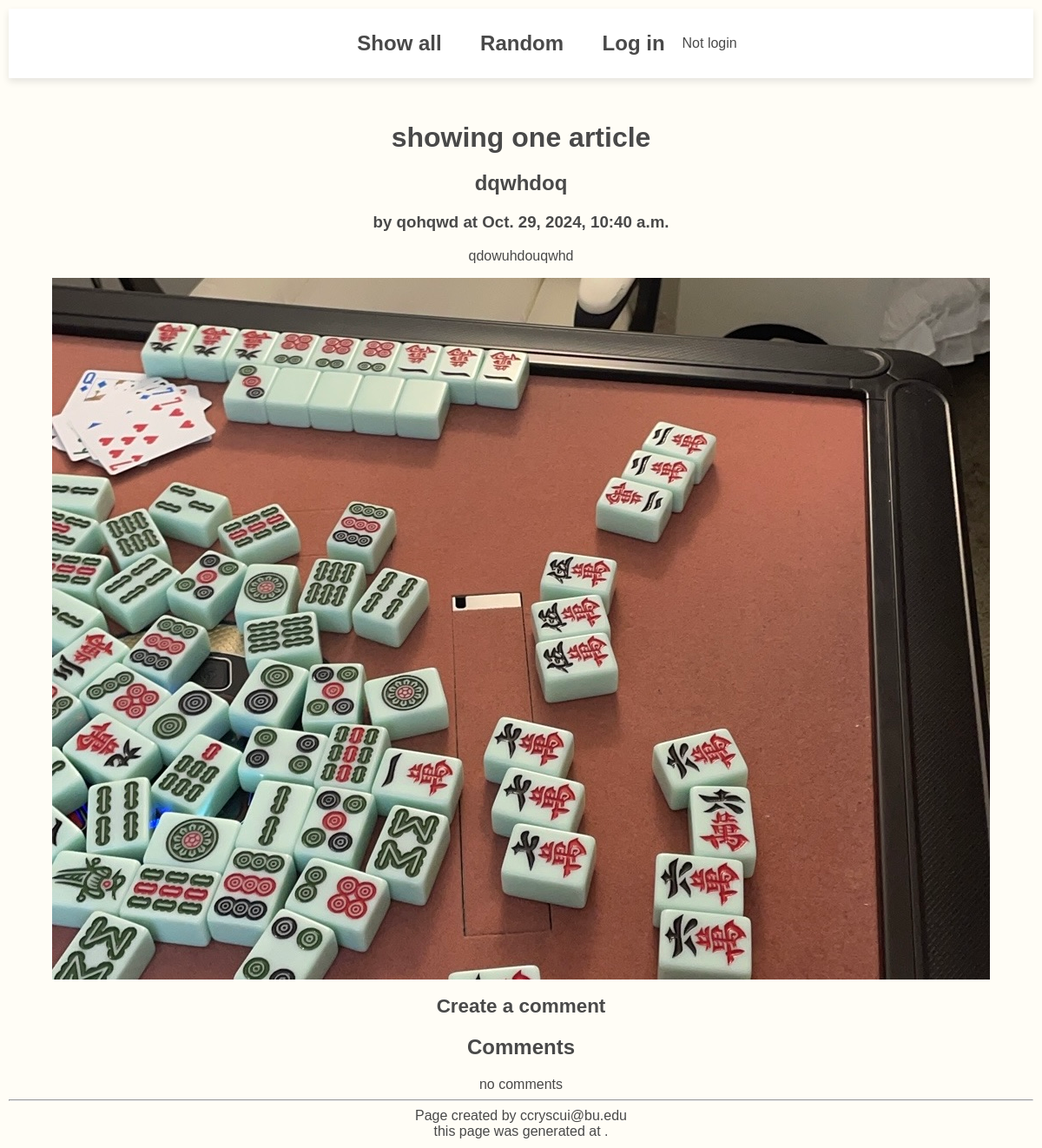
The page /blog/article/7 on the database its author committed.
### blog/models.py (models this page shows, shortened)
class Article(models.Model):
    user = models.ForeignKey(User, on_delete=models.CASCADE)
    title = models.TextField(blank=False)
    author = models.TextField(blank=False)
    text = models.TextField(blank=False)
    published = models.DateTimeField(auto_now=True)
    image_file = models.ImageField(blank=True) # an actual image
    def get_comments(self):
        comments = Comment.objects.filter(article=self)
        return comments

### blog/views.py (the view)
# urls.py: path(r'article/<int:pk>', views.ArticleView.as_view(), name="article"),
class ArticleView(DetailView):
    model = Article
    template_name = "blog/article.html"
    context_object_name = "article" #note the singular name

### blog/templates/blog/article.html
 {% extends 'blog/base.html' %}
 {% block content %}
 <h1>showing one article</h1>
  <div>
    <article>
      <div>
          <h2>{{article.title}}</h2>
          <h3>by {{article.author}} at {{article.published}}</h3>
          <p>
              {{article.text}}
          </p>
          <img src="{{article.image_file.url}}" alt="img">
          <h3><a href="{% url 'create_comment' article.pk %}">Create a comment</a></h3>
      </div>
    </article>
    <div>
      <h2>Comments</h2>
      {% if article.get_comments %}
      {% for c in article.get_comments %}
      <div>
        <h3>by {{c.author}} and {{c.published}}</h3>
        <p>{{c.text}}</p>
        <a href="{% url 'delete_comment' c.pk %}">delete</a>
      </div>
      {% endfor %}
      {% else %}
      <div>
        no comments
      </div>
      {% endif %}
    </div>
  </div>
  {% endblock %}

### static/styles.css (style rules this page uses)
body { background-color: #fffdf6; color: #494949; font-family: Arial, sans-serif; margin: 10px; padding: 0; text-align: center; }
h1 { margin: 50px; margin-bottom: 20px; }
p { font-size:medium; }
a { text-decoration: none; color: #494949; font-size:larger; font-weight: bold; transition: color 0.3s ease; }

### rows shown on the page
Article: title "dqwhdoq", author "qohqwd", published "Oct. 29, 2024, 10:40 a.m.", text "qdowuhdouqwhd", image_file (picture)
